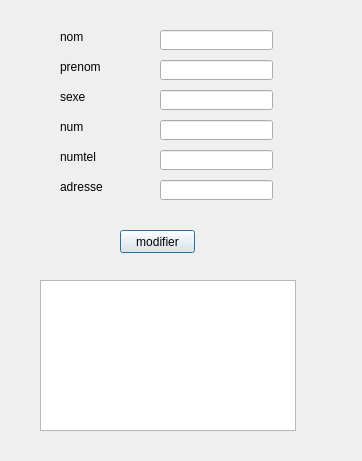
<?xml version="1.0" encoding="UTF-8"?>
<ui version="4.0">
 <class>PatientDialog</class>
 <widget class="QDialog" name="PatientDialog">
  <property name="geometry">
   <rect>
    <x>0</x>
    <y>0</y>
    <width>362</width>
    <height>461</height>
   </rect>
  </property>
  <property name="windowTitle">
   <string>Dialog</string>
  </property>
  <widget class="QLineEdit" name="lineEdit">
   <property name="geometry">
    <rect>
     <x>160</x>
     <y>30</y>
     <width>113</width>
     <height>20</height>
    </rect>
   </property>
  </widget>
  <widget class="QLabel" name="label">
   <property name="geometry">
    <rect>
     <x>60</x>
     <y>30</y>
     <width>47</width>
     <height>14</height>
    </rect>
   </property>
   <property name="text">
    <string>nom</string>
   </property>
  </widget>
  <widget class="QTableView" name="tableView">
   <property name="geometry">
    <rect>
     <x>40</x>
     <y>280</y>
     <width>256</width>
     <height>151</height>
    </rect>
   </property>
  </widget>
  <widget class="QPushButton" name="pushButton">
   <property name="geometry">
    <rect>
     <x>120</x>
     <y>230</y>
     <width>75</width>
     <height>23</height>
    </rect>
   </property>
   <property name="text">
    <string>modifier</string>
   </property>
  </widget>
  <widget class="QLabel" name="label_2">
   <property name="geometry">
    <rect>
     <x>60</x>
     <y>60</y>
     <width>47</width>
     <height>14</height>
    </rect>
   </property>
   <property name="text">
    <string>prenom</string>
   </property>
  </widget>
  <widget class="QLabel" name="label_3">
   <property name="geometry">
    <rect>
     <x>60</x>
     <y>90</y>
     <width>47</width>
     <height>14</height>
    </rect>
   </property>
   <property name="text">
    <string>sexe</string>
   </property>
  </widget>
  <widget class="QLabel" name="label_4">
   <property name="geometry">
    <rect>
     <x>60</x>
     <y>120</y>
     <width>47</width>
     <height>14</height>
    </rect>
   </property>
   <property name="text">
    <string>num</string>
   </property>
  </widget>
  <widget class="QLabel" name="label_5">
   <property name="geometry">
    <rect>
     <x>60</x>
     <y>150</y>
     <width>47</width>
     <height>14</height>
    </rect>
   </property>
   <property name="text">
    <string>numtel</string>
   </property>
  </widget>
  <widget class="QLabel" name="label_6">
   <property name="geometry">
    <rect>
     <x>60</x>
     <y>180</y>
     <width>47</width>
     <height>14</height>
    </rect>
   </property>
   <property name="text">
    <string>adresse</string>
   </property>
  </widget>
  <widget class="QLineEdit" name="lineEdit_2">
   <property name="geometry">
    <rect>
     <x>160</x>
     <y>60</y>
     <width>113</width>
     <height>20</height>
    </rect>
   </property>
  </widget>
  <widget class="QLineEdit" name="lineEdit_3">
   <property name="geometry">
    <rect>
     <x>160</x>
     <y>90</y>
     <width>113</width>
     <height>20</height>
    </rect>
   </property>
  </widget>
  <widget class="QLineEdit" name="lineEdit_4">
   <property name="geometry">
    <rect>
     <x>160</x>
     <y>120</y>
     <width>113</width>
     <height>20</height>
    </rect>
   </property>
  </widget>
  <widget class="QLineEdit" name="lineEdit_5">
   <property name="geometry">
    <rect>
     <x>160</x>
     <y>150</y>
     <width>113</width>
     <height>20</height>
    </rect>
   </property>
  </widget>
  <widget class="QLineEdit" name="lineEdit_6">
   <property name="geometry">
    <rect>
     <x>160</x>
     <y>180</y>
     <width>113</width>
     <height>20</height>
    </rect>
   </property>
  </widget>
 </widget>
 <resources/>
 <connections/>
</ui>
